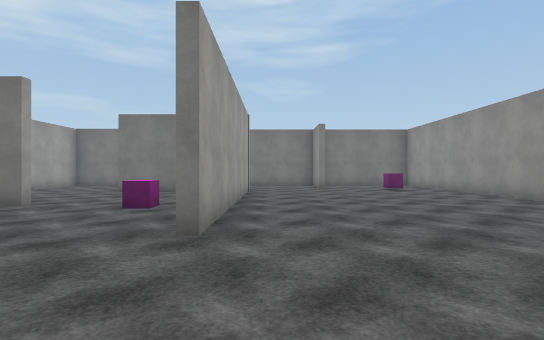
[1] (above)

16 first-person views from a walk through a Unity game level. The camera is 1.4 m above the floor, looks level and sees 80° across. The floor is counted in squares, 2 m on a side. Each view is taken from the middle of a square. On the plan, view 1 faces up. The plan holds only what a view shows up to about 10 squares ahead; the rest is blank. The place goes on beyond the plan. The player character is not drawn. Surface patterns are stand-ins for the level's own textures.

[2]
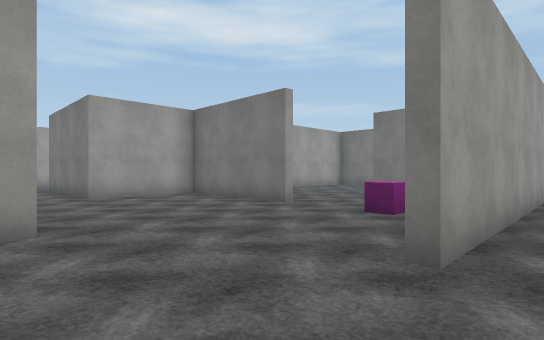

[3]
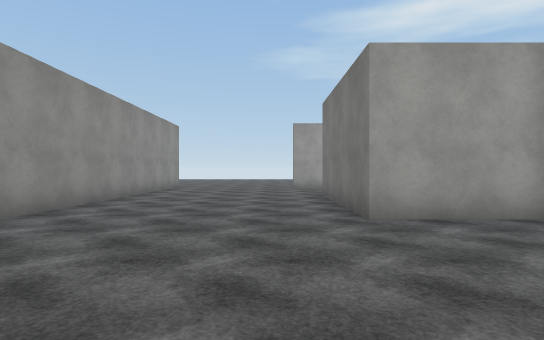

[4]
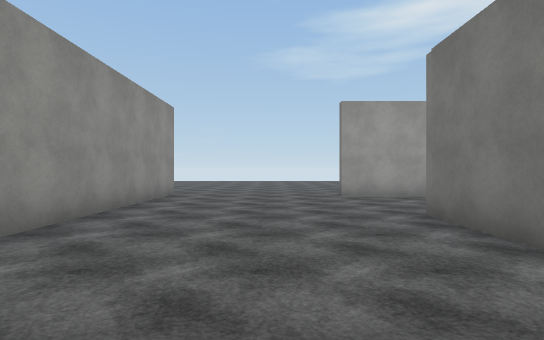

[5]
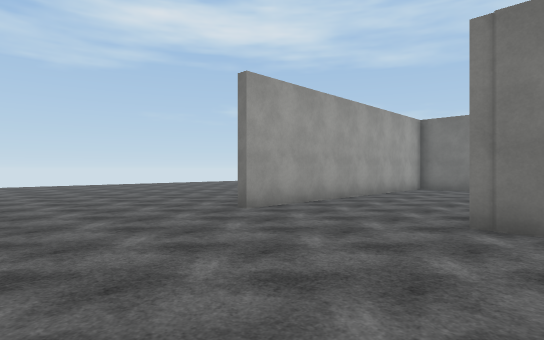

[6]
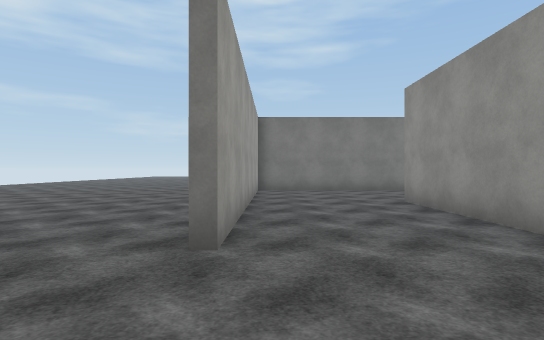

[7]
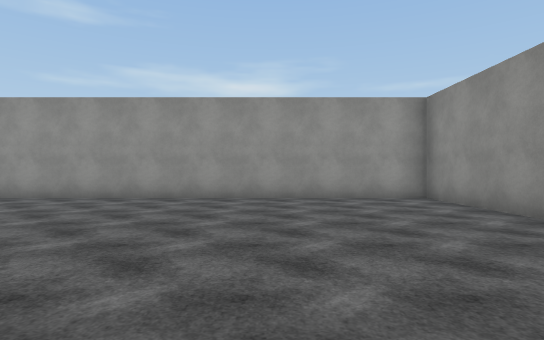

[8]
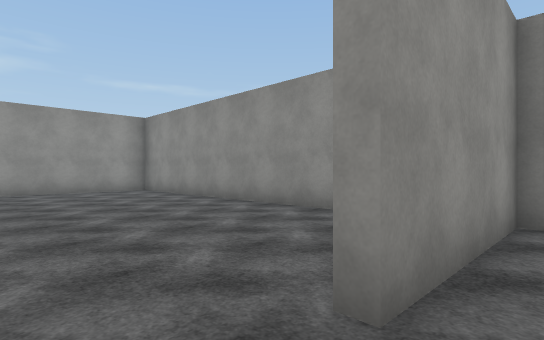

[9]
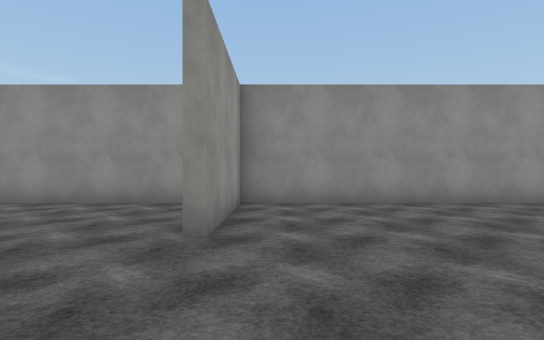

[10]
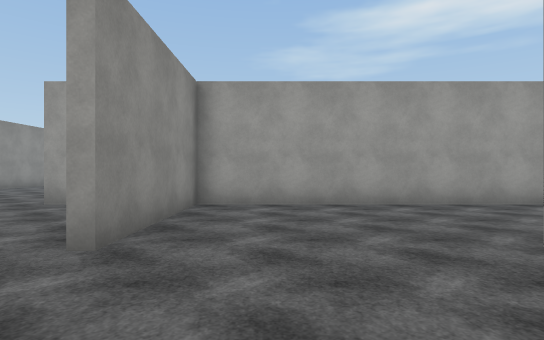

[11]
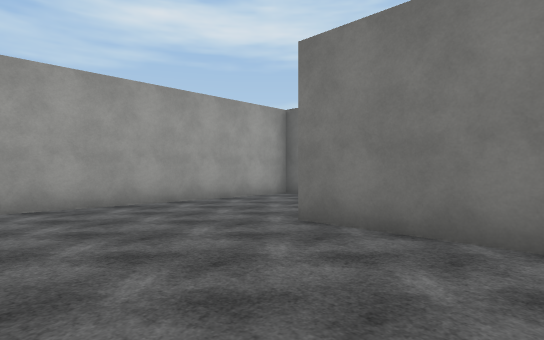

[12]
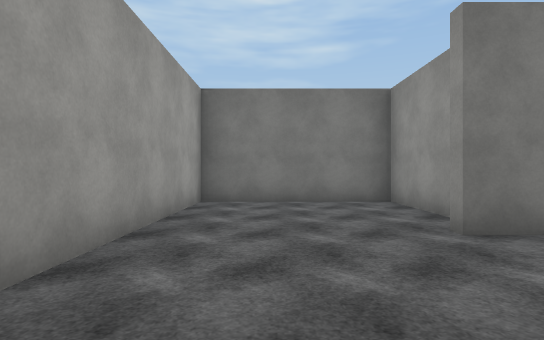

[13]
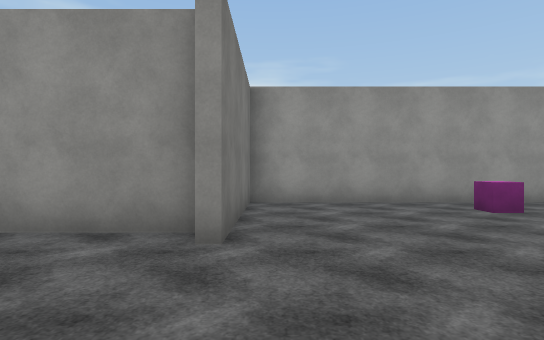

[14]
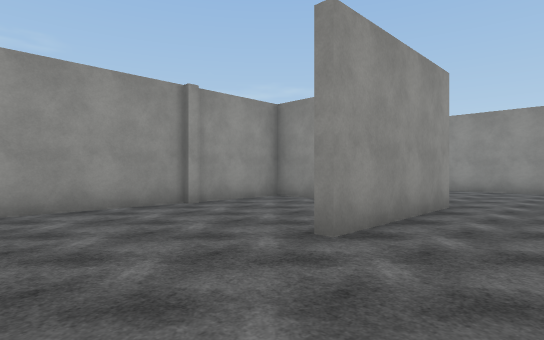

[15]
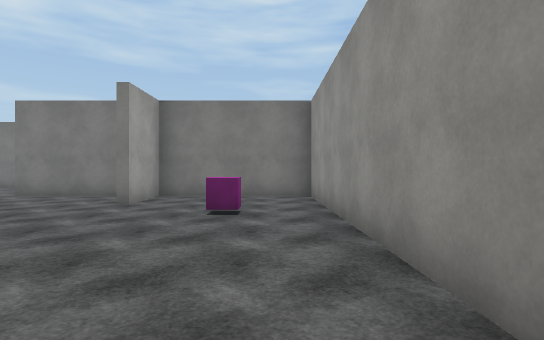

[16]
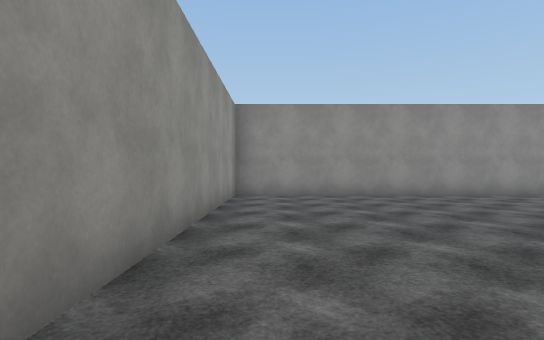

### Floor plan
Points are (right, up) in squares from view 1. A wall is a line through its corners. A room is listed if a view was taken in it or the views show most of it. See-through windows are left out.
Room 1 (views 1, 2, 3, 4, 5, 6, 7, 8, 9, 10, 11, 12, 13, 14, 15, 16)
walls: (-4.8, 6.2) (-8.6, 6.2) (-8.6, 3.4) (-13.1, 3.4) (-13.1, 7.2); (-8.8, 6.4) (-8.8, 9.5); (-4.1, 1.8) (-4.1, 1.2); (-10.1, 3.6) (-8.8, 3.6) (-8.8, 6.1); (-1, 4.1) (-1, 10.5) (-5, 10.5); (-4.3, 10.8) (-4.3, 14.2) (-8.6, 14.2) (-8.6, 6.5) (-4.8, 6.5); (-0.8, 9.8) (-0.8, 3.4); (-3.1, -1.8) (6, -1.8) (6, 14.4) (2.1, 14.4) (2.1, 12.6); (-16.5, 9.8) (-16.5, 2.8); (1, 14.4) (-1.8, 14.4); (-17.4, -1.8) (-4.3, -1.8) (-4.3, 1.8)
ways out: opening at (-18.5, -2)
objects: other object (-3, 6); other object (4, 11)

Where each view was taken, in squares from view 1:
view 1: 0 up, 0 right, facing up
view 2: 1 up, 0 right, facing up-left
view 3: 2 up, 4 left, facing left
view 4: 1 up, 8 left, facing left
view 5: 1 down, 12 left, facing up-left
view 6: 0 up, 16 left, facing up
view 7: 2 up, 2 left, facing right
view 8: 3 up, 5 left, facing down-right
view 9: 5 up, 5 left, facing down
view 10: 8 up, 2 left, facing left
view 11: 7 up, 2 left, facing up-left
view 12: 7 up, 7 left, facing up
view 13: 10 up, 8 left, facing right
view 14: 10 up, 15 left, facing down-right
view 15: 6 up, 5 right, facing up
view 16: 7 up, 5 right, facing down
